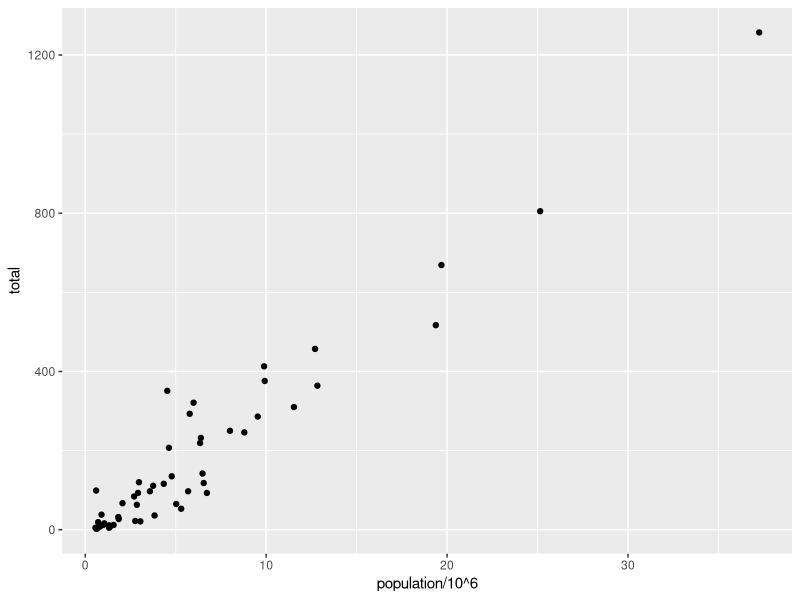
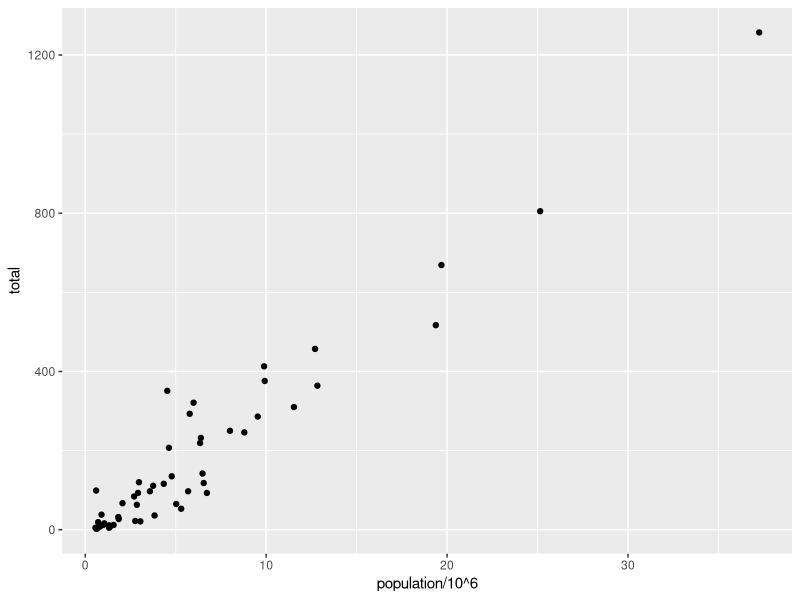
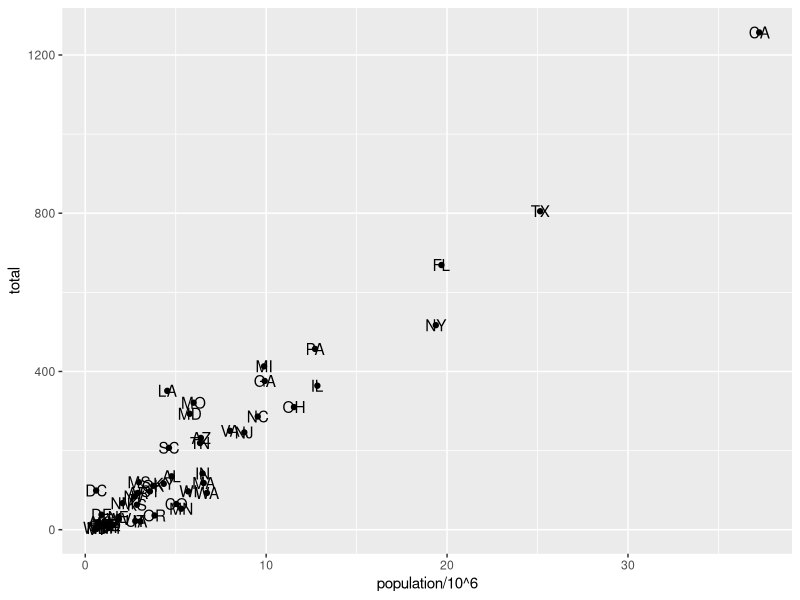
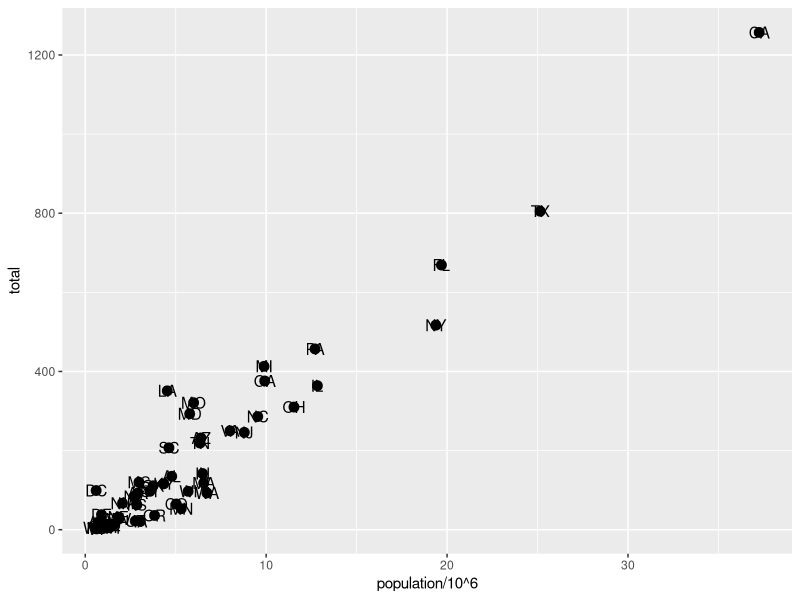
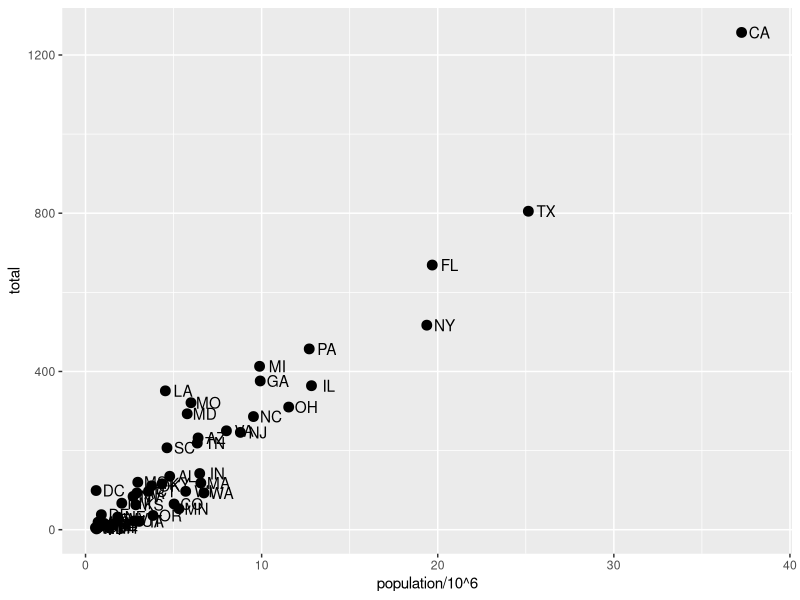
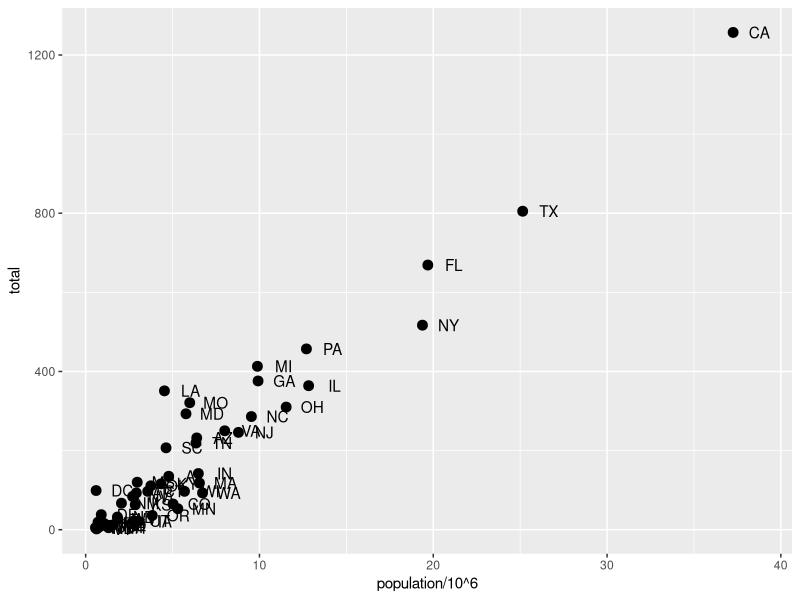
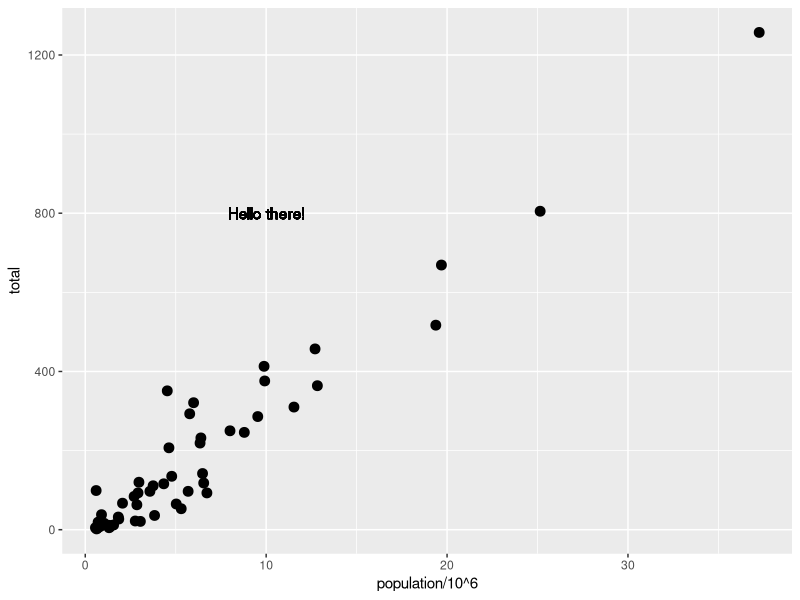
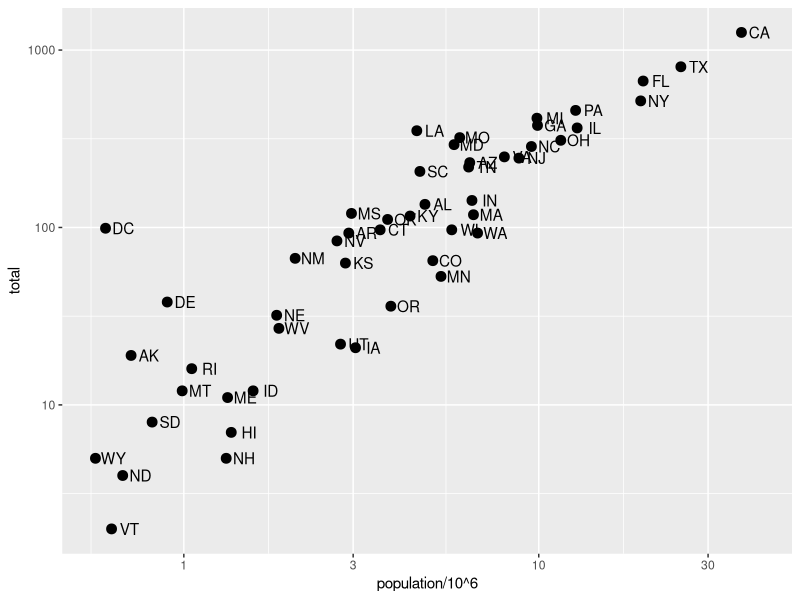

Generate these figures, in order, with R:
## Section 2

# Declaring the libraries
library(dslabs) ## Used in the data science course 
library(tidyverse)
library(ggplot2)
library(ggrepel)
library(ggthemes)

murders %>% ggplot() +
  geom_point(aes(x = population/10^6, y = total))

# add points layer to predefined ggplot object
p <- ggplot(data = murders)
p + geom_point(aes(population/10^6, total))

# add text layer to scatterplot
p + geom_point(aes(population/10^6, total)) +
  geom_text(aes(population/10^6, total, label = abb))

# change the size of the points
p + geom_point(aes(population/10^6, total), size = 3) +
  geom_text(aes(population/10^6, total, label = abb))

# move text labels slightly to the right
p + geom_point(aes(population/10^6, total), size = 3) +
  geom_text(aes(population/10^6, total, label = abb), nudge_x = 1)

# simplify code by adding global aesthetic
p <- murders %>% ggplot(aes(population/10^6, total, label = abb))
p + geom_point(size = 3) +
  geom_text(nudge_x = 1.5)

# local aesthetics override global aesthetics
p + geom_point(size = 3) +
  geom_text(aes(x = 10, y = 800, label = "Hello there!"))

# Code: Log-scale the x- and y-axis

# define p
library(tidyverse)
library(dslabs)
data(murders)
p <- murders %>% ggplot(aes(population/10^6, total, label = abb))

# log base 10 scale the x-axis and y-axis
p + geom_point(size = 3) +
  geom_text(nudge_x = 0.05) +
  scale_x_continuous(trans = "log10") +
  scale_y_continuous(trans = "log10")

# efficient log scaling of the axes
p + geom_point(size = 3) +
  geom_text(nudge_x = 0.075) +
  scale_x_log10() +
  scale_y_log10() 

#Code: Add labels and title

p + geom_point(size = 3) +
  geom_text(nudge_x = 0.075) +
  scale_x_log10() +
  scale_y_log10() +
  xlab("Population in millions (log scale)") +
  ylab("Total number of murders (log scale)") +
  ggtitle("US Gun Murders in 2010")

#Code: Change color of the points

# redefine p to be everything except the points layer
p <- murders %>%
  ggplot(aes(population/10^6, total, label = abb)) +
  geom_text(nudge_x = 0.075) +
  scale_x_log10() +
  scale_y_log10() +
  xlab("Population in millions (log scale)") +
  ylab("Total number of murders (log scale)") +
  ggtitle("US Gun Murders in 2010")

# make all points blue
p + geom_point(size = 3, color = "blue")

# color points by region
p + geom_point(aes(col = region), size = 3)

# Code: Add a line with average murder rate

# define average murder rate
r <- murders %>%
  summarize(rate = sum(total) / sum(population) * 10^6) %>%
  pull(rate)

# basic line with average murder rate for the country
p + geom_point(aes(col = region), size = 3) +
  geom_abline(intercept = log10(r))    # slope is default of 1

# change line to dashed and dark grey, line under points
p + 
  geom_abline(intercept = log10(r), lty = 2, color = "darkgrey") +
  geom_point(aes(col = region), size = 3)

#Code: Change legend title

p <- p + scale_color_discrete(name = "Region")    # capitalize legend title

#############################
## Putting it all together ## 

# define the intercept
r <- murders %>%
  summarize(rate = sum(total) / sum(population) * 10^6) %>%
  .$rate

# make the plot, combining all elements
murders %>%
  ggplot(aes(population/10^6, total, label = abb)) +
  geom_abline(intercept = log10(r), lty = 2, color = "darkgrey") +
  geom_point(aes(col = region), size = 3) +
  geom_text_repel() +
  scale_x_log10() +
  scale_y_log10() +
  xlab("Population in millions (log scale)") +
  ylab("Total number of murders (log scale)") +
  ggtitle("US Gun Murders in 2010") +
  scale_color_discrete(name = "Region") +
  theme_economist()

## Code: Histograms in ggplot2

# load heights data
library(tidyverse)
library(dslabs)
data(heights)

# define p
p <- heights %>%
  filter(sex == "Male") %>%
  ggplot(aes(x = height))

# basic histograms
p + geom_histogram()
p + geom_histogram(binwidth = 1)

# histogram with blue fill, black outline, labels and title
p + geom_histogram(binwidth = 1, fill = "blue", col = "black") +
  xlab("Male heights in inches") +
  ggtitle("Histogram")

## Code: Smooth density plots in ggplot2

p + geom_density()
p + geom_density(fill = "blue")

## Code: Quantile-quantile plots in ggplot2

# basic QQ-plot
p <- heights %>% filter(sex == "Male") %>%
  ggplot(aes(sample = height))
p + geom_qq()

# QQ-plot against a normal distribution with same mean/sd as data
params <- heights %>%
  filter(sex == "Male") %>%
  summarize(mean = mean(height), sd = sd(height))
p + geom_qq(dparams = params) +
  geom_abline()

# QQ-plot of scaled data against the standard normal distribution
heights %>%
  ggplot(aes(sample = scale(height))) +
  geom_qq() +
  geom_abline()

## Code: Grids of plots with the gridExtra package

# define plots p1, p2, p3
p <- heights %>% filter(sex == "Male") %>% ggplot(aes(x = height))
p1 <- p + geom_histogram(binwidth = 1, fill = "blue", col = "black")
p2 <- p + geom_histogram(binwidth = 2, fill = "blue", col = "black")
p3 <- p + geom_histogram(binwidth = 3, fill = "blue", col = "black")

# arrange plots next to each other in 1 row, 3 columns
library(gridExtra)
grid.arrange(p1, p2, p3, ncol = 3)
